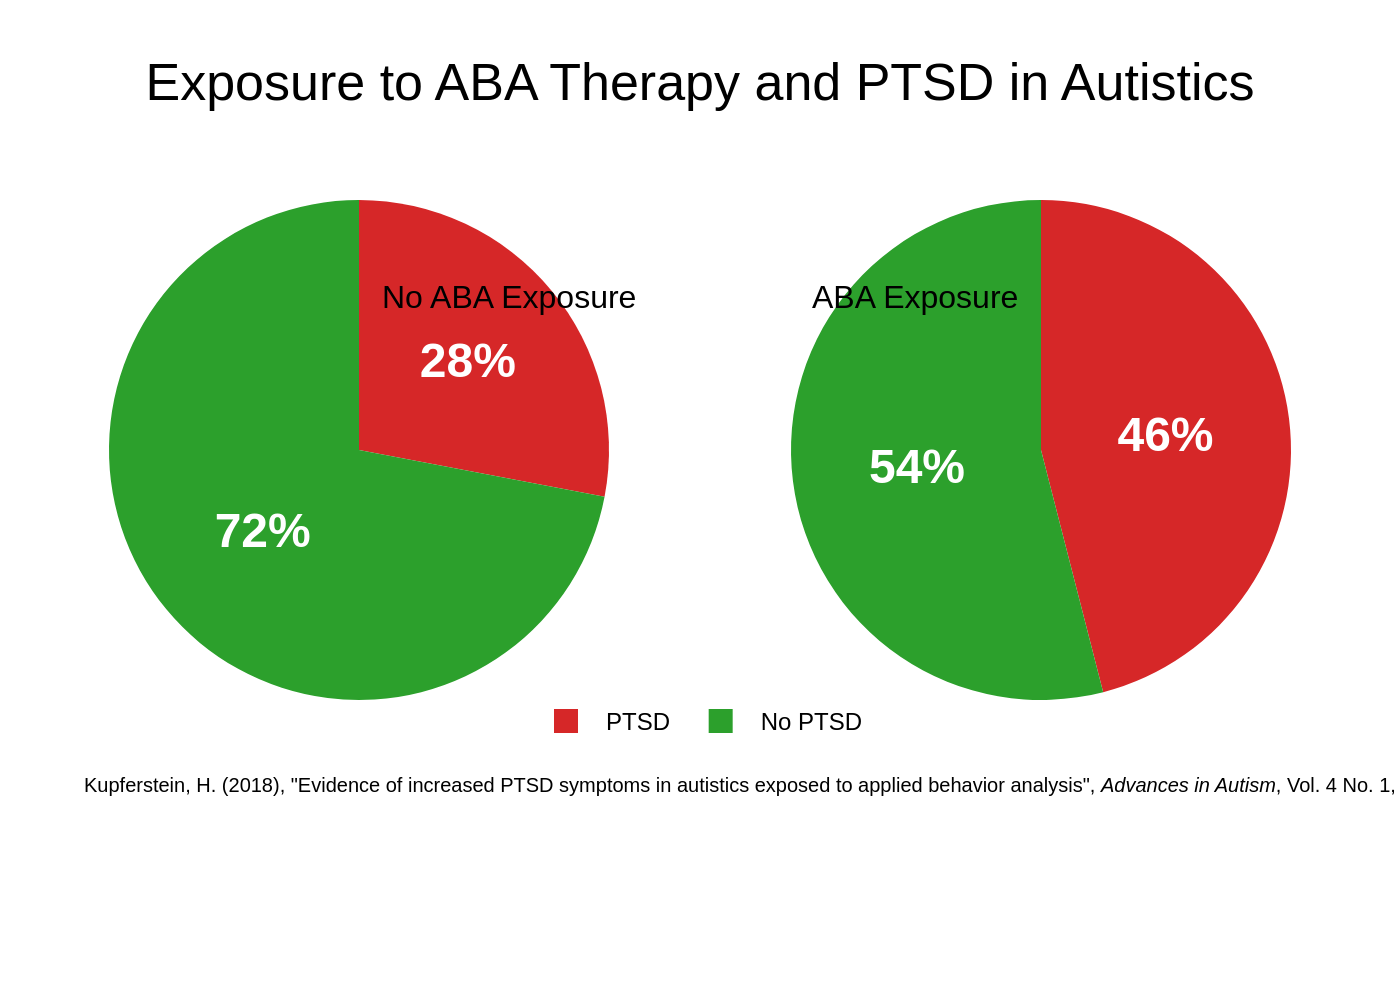

This figure's Python source:
import sys
import json
import os
import plotly.graph_objects as go
from plotly.subplots import make_subplots

# Check for command-line argument
if len(sys.argv) != 2:
    print("Usage: python generate_chart.py <json_file_path>")
    sys.exit(1)

# Get JSON file path from command-line argument
json_path = sys.argv[1]

# Read data from the JSON file
try:
    with open(json_path, 'r', encoding='utf-8') as f:
        chart_data = json.load(f)
except FileNotFoundError:
    print(f"Error: JSON file not found at {json_path}")
    sys.exit(1)
except json.JSONDecodeError:
    print(f"Error: Could not decode JSON from {json_path}")
    sys.exit(1)

# Extract data and texts
data = chart_data['chart_data']
texts = chart_data['texts']
colors = chart_data['colors']

# Create subplots for the two pie charts
fig = make_subplots(rows=1, cols=2, specs=[[{'type':'domain'}, {'type':'domain'}]])

# Define the domains for each pie chart
domains = [
    {'x': [0, 0.48], 'y': [0.1, 1.0]},
    {'x': [0.52, 1.0], 'y': [0.1, 1.0]}
]

# Add pie chart traces
fig.add_trace(go.Pie(
    labels=data[0]['labels'],
    values=data[0]['values'],
    name=data[0]['title'],
    domain=domains[0],
    marker_colors=colors,
    texttemplate='<b>%{value}%</b>',
    textposition='inside',
    textfont=dict(color='white', size=24),
    hoverinfo='label+percent',
    sort=False,
    showlegend=True # Show legend for the first pie
), 1, 1)

fig.add_trace(go.Pie(
    labels=data[1]['labels'],
    values=data[1]['values'],
    name=data[1]['title'],
    domain=domains[1],
    marker_colors=colors,
    texttemplate='<b>%{value}%</b>',
    textposition='inside',
    textfont=dict(color='white', size=24),
    hoverinfo='label+percent',
    sort=False,
    showlegend=False # Hide for the second to avoid duplicates
), 1, 2)

# Update layout
fig.update_layout(
    title_text=texts['title'],
    title_x=0.5,
    title_font=dict(family='Arial', size=26, color='black'),
    font=dict(family="Arial", size=12, color="black"),
    paper_bgcolor='white',
    plot_bgcolor='white',
    margin=dict(t=100, b=150, l=40, r=40),
    legend=dict(
        orientation="h",
        yanchor="bottom",
        y=-0.1,
        xanchor="center",
        x=0.5
    ),
    annotations=[
        dict(
            text=data[0]['title'],
            x=0.24, y=0.85, xref="paper", yref="paper",
            font=dict(size=16),
            showarrow=False
        ),
        dict(
            text=data[1]['title'],
            x=0.76, y=0.85, xref="paper", yref="paper",
            font=dict(size=16),
            showarrow=False
        ),
        dict(
            text=texts['source'],
            x=0, y=-0.2, xref="paper", yref="paper",
            xanchor='left', yanchor='bottom',
            align='left',
            showarrow=False,
            font=dict(size=10)
        )
    ]
)

# Derive base filename from the input JSON path
filename_base = os.path.splitext(os.path.basename(json_path))[0]
output_filename = f"{filename_base}.png"

# Save the figure as a PNG image
fig.write_image(output_filename, scale=2)

print(f"Chart saved as {output_filename}")
